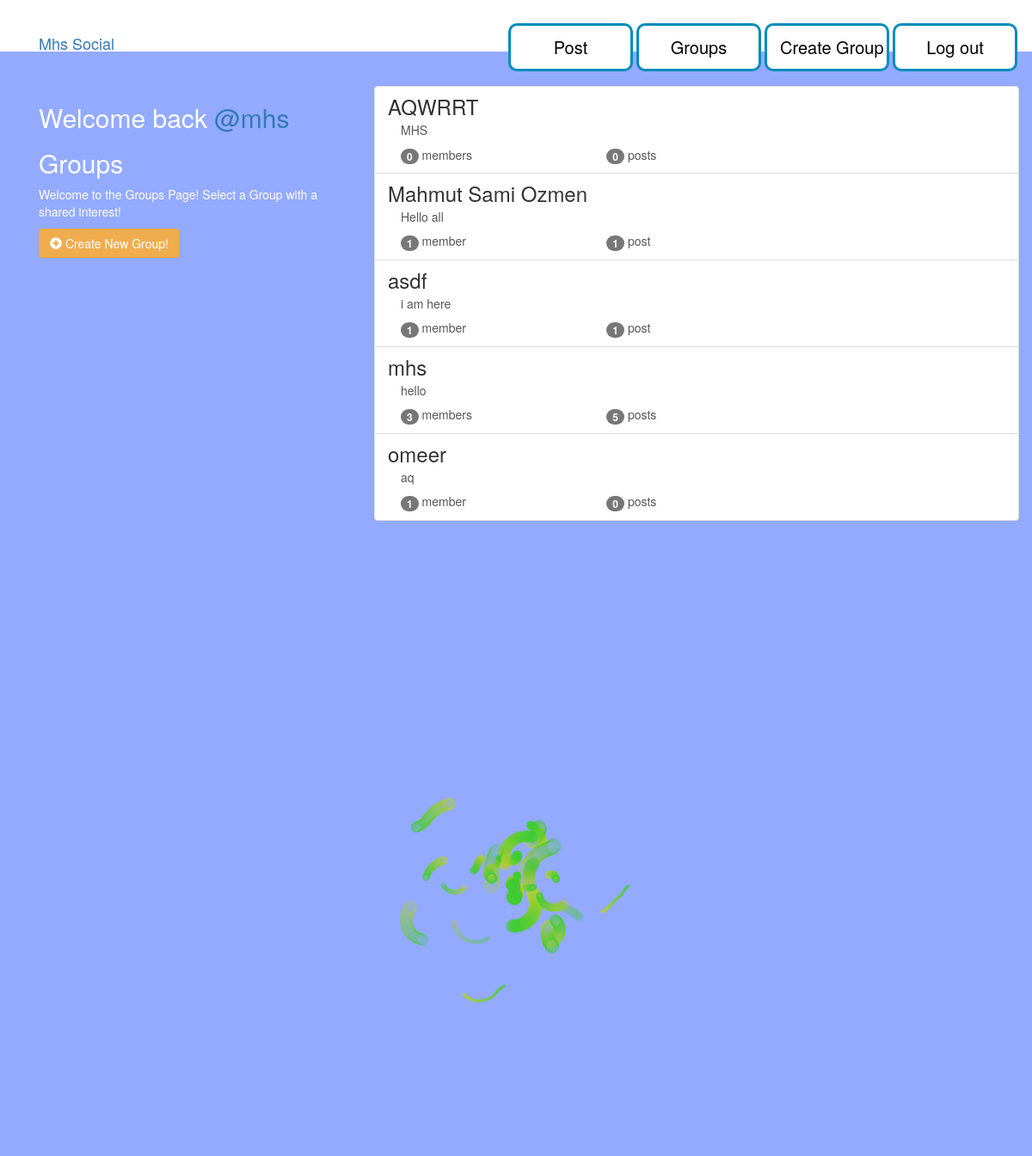
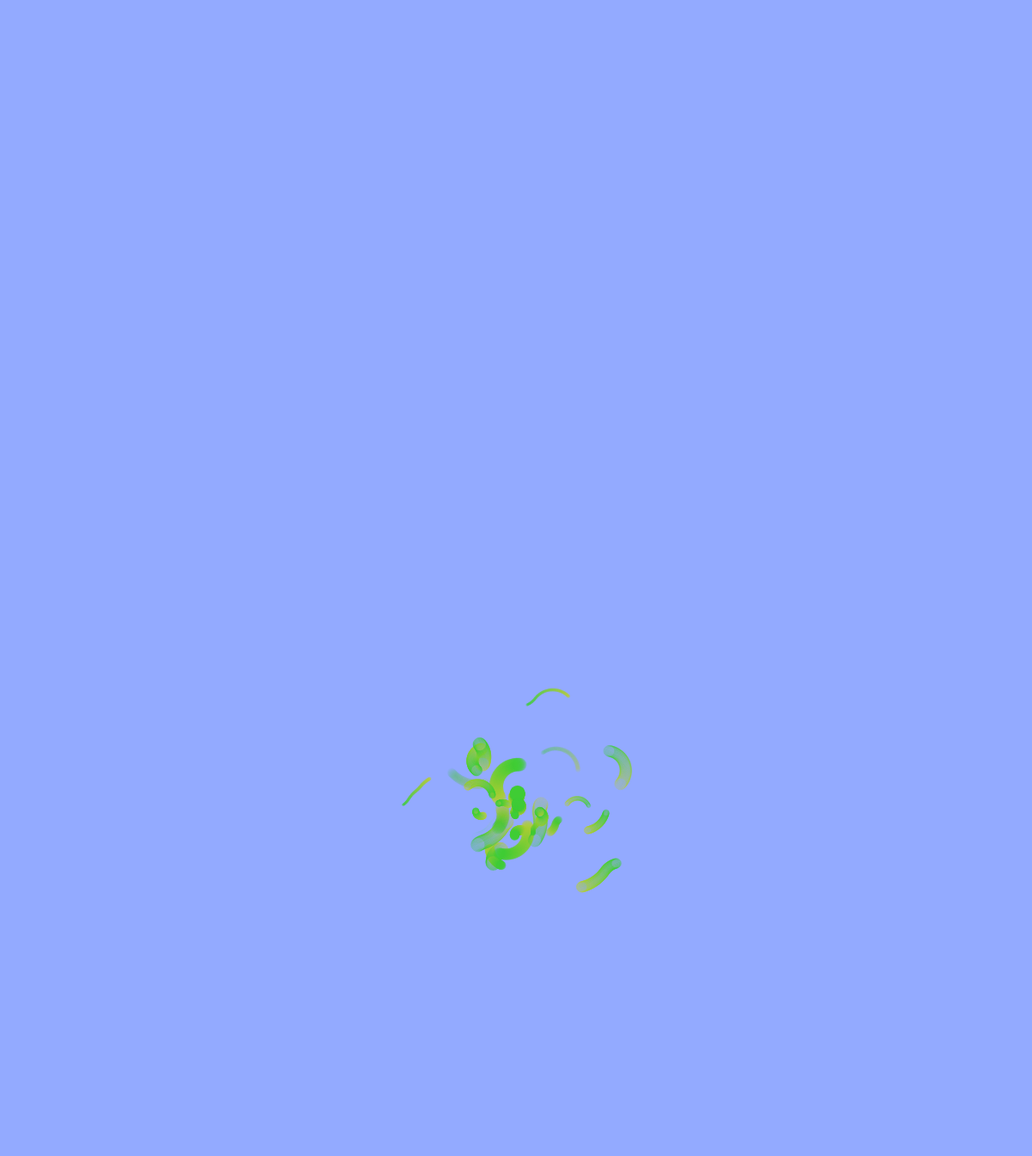
Screenshot of /groups/ (signed in) with the database file from the repository (2 pictures, top to bottom).
### groups/models.py (models this page shows, shortened)
class Group(models.Model):
    name=models.CharField(max_length=255,unique=True)
    slug=models.SlugField(allow_unicode=True,unique=True)
    description=models.TextField(blank=True,default='')
    description_html= models.TextField(editable=False,default='',blank=True)
    members=models.ManyToManyField(User,through='GroupMember')
    class Meta:
        ordering=['name'
        ]

### groups/views.py (the view)
class ListGroups(generic.ListView):
    model = Group

### groups/templates/groups/group_list.html
{% extends "groups/group_base.html" %}
{% block pregroup %}
<div class="col-md-4">
	<div class="content">
		{% if user.is_authenticated %}
		<h2>
			Welcome back
			<a href="{% url 'posts:for_user' username=user.username %}">@{{user.username }}</a>
        </h2>
			<h2>Groups</h2>
			<p>Welcome to the Groups Page! Select a Group with a shared interest!</p>
	    {% endif %}
    </div>
	{% if user.is_authenticated %}
	<a href="{% url 'groups:create' %}" class="btn btn-md btn-fill btn-warning"><span class="glyphicon glyphicon-plus-sign"></span> Create New Group!</a>
	{% endif %}
</div>
{% endblock %}
{% block group_content %}
    {% if user.is_authenticated %}
<div class="col-md-8">
	<div class="list-group">
		{% for group in object_list %}
		  <a class="list-group-item" href="{% url 'groups:single' slug=group.slug %}">
			     <h3 class="title list-group-item-heading">{{ group.name }}</h3>
			<div class="list-group-item-text container-fluid">
				{{ group.description_html|safe }}
				<div class="row">
					<div class="col-md-4">
						<span class="badge">{{ group.members.count }}</span> member{{ group.members.count|pluralize }}
					</div>
					<div class="col-md-4">
						<span class="badge">{{ group.posts.count }}</span> post{{ group.posts.count|pluralize }}
					</div>
				</div>
			</div>
		</a>
		{% endfor %}
        {% else %}
        <div class="col-md-4">
        <p style="font-size:50px; color: red">Please Sign in to view groups!</p>
{% endif %}
	</div>
</div>
{% endblock %}

### static/simplesocial/css/master.css (style rules this page uses)
body { margin: 0; overflow: hidden; background-color: #93aaff; color:white; }
html { overflow-y: scroll; overflow-x:hidden; }
body { position: absolute; }

### rows the page displays
Group: name "AQWRRT", description_html "MHS", members.count "0", posts.count "0"
Group: name "Mahmut Sami Ozmen", description_html "Hello all", members.count "1", posts.count "1"
Group: name "asdf", description_html "i am here", members.count "1", posts.count "1"
Group: name "mhs", description_html "hello", members.count "3", posts.count "5"
Group: name "omeer", description_html "aq", members.count "1", posts.count "0"

### other values shown
{{ user.username }} "mhs"
